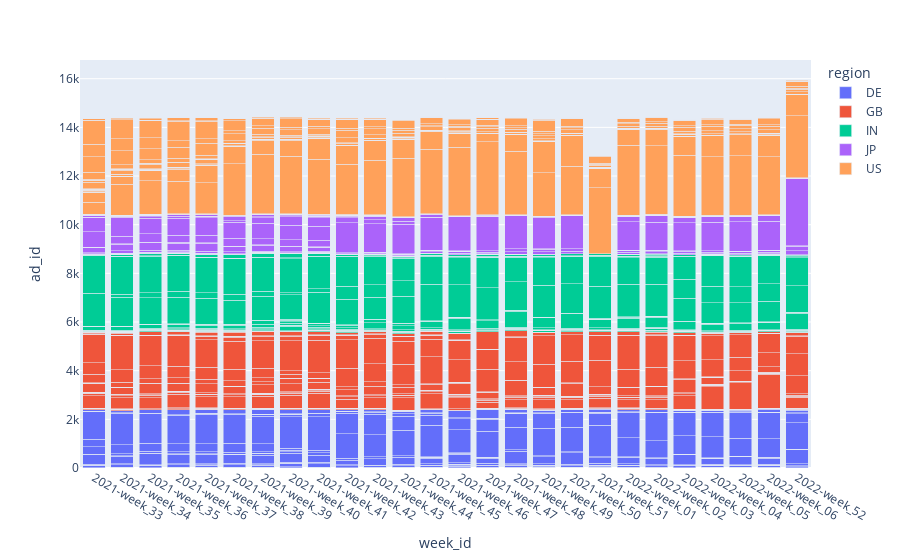

Notebook code cell kept with this figure:
### Code cell
import plotly_express as px
fig = px.bar(q29, x = 'week_id', y = 'ad_id', color = 'region',barmode='stack')
fig.show()

### Figure 1 — Plotly figure (JSON) as saved in the notebook; plotly's stock layout.template omitted (floating-point values rounded to 4 significant figures; data arrays with more than 128 entries replaced by an {"elided": "..."} marker saying what was removed)
{"data": [{"alignmentgroup": "True", "hovertemplate": "region=DE<br>week_id=%{x}<br>ad_id=%{y}<extra></extra>", "legendgroup": "DE", "marker": {"color": "#636efa", "pattern": {"shape": ""}}, "name": "DE", "offsetgroup": "DE", "orientation": "v", "showlegend": true, "textposition": "auto", "type": "bar", "x": {"elided": "394 str values"}, "xaxis": "x", "y": {"elided": "394 int values"}, "yaxis": "y"}, {"alignmentgroup": "True", "hovertemplate": "region=GB<br>week_id=%{x}<br>ad_id=%{y}<extra></extra>", "legendgroup": "GB", "marker": {"color": "#EF553B", "pattern": {"shape": ""}}, "name": "GB", "offsetgroup": "GB", "orientation": "v", "showlegend": true, "textposition": "auto", "type": "bar", "x": {"elided": "460 str values"}, "xaxis": "x", "y": {"elided": "460 int values"}, "yaxis": "y"}, {"alignmentgroup": "True", "hovertemplate": "region=IN<br>week_id=%{x}<br>ad_id=%{y}<extra></extra>", "legendgroup": "IN", "marker": {"color": "#00cc96", "pattern": {"shape": ""}}, "name": "IN", "offsetgroup": "IN", "orientation": "v", "showlegend": true, "textposition": "auto", "type": "bar", "x": {"elided": "384 str values"}, "xaxis": "x", "y": {"elided": "384 int values"}, "yaxis": "y"}, {"alignmentgroup": "True", "hovertemplate": "region=JP<br>week_id=%{x}<br>ad_id=%{y}<extra></extra>", "legendgroup": "JP", "marker": {"color": "#ab63fa", "pattern": {"shape": ""}}, "name": "JP", "offsetgroup": "JP", "orientation": "v", "showlegend": true, "textposition": "auto", "type": "bar", "x": {"elided": "293 str values"}, "xaxis": "x", "y": {"elided": "293 int values"}, "yaxis": "y"}, {"alignmentgroup": "True", "hovertemplate": "region=US<br>week_id=%{x}<br>ad_id=%{y}<extra></extra>", "legendgroup": "US", "marker": {"color": "#FFA15A", "pattern": {"shape": ""}}, "name": "US", "offsetgroup": "US", "orientation": "v", "showlegend": true, "textposition": "auto", "type": "bar", "x": {"elided": "538 str values"}, "xaxis": "x", "y": {"elided": "538 int values"}, "yaxis": "y"}], "layout": {"autosize": true, "barmode": "stack", "legend": {"title": {"text": "region"}, "tracegroupgap": 0}, "margin": {"t": 60}, "xaxis": {"anchor": "y", "autorange": true, "domain": [0, 1], "range": [-0.5, 25.5], "title": {"text": "week_id"}, "type": "category"}, "yaxis": {"anchor": "x", "autorange": true, "domain": [0, 1], "range": [0, 16770.0], "title": {"text": "ad_id"}, "type": "linear"}}}
